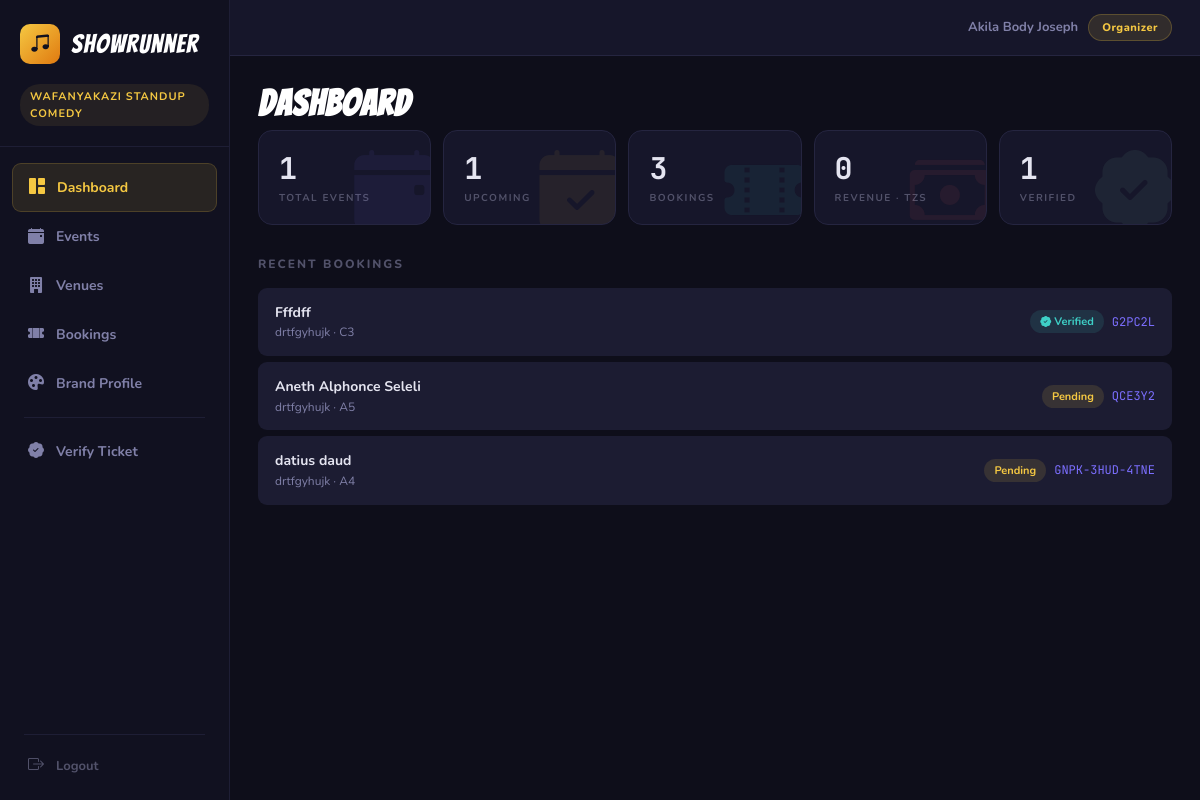
Before: /org/dashboard (signed in) with the older database file.
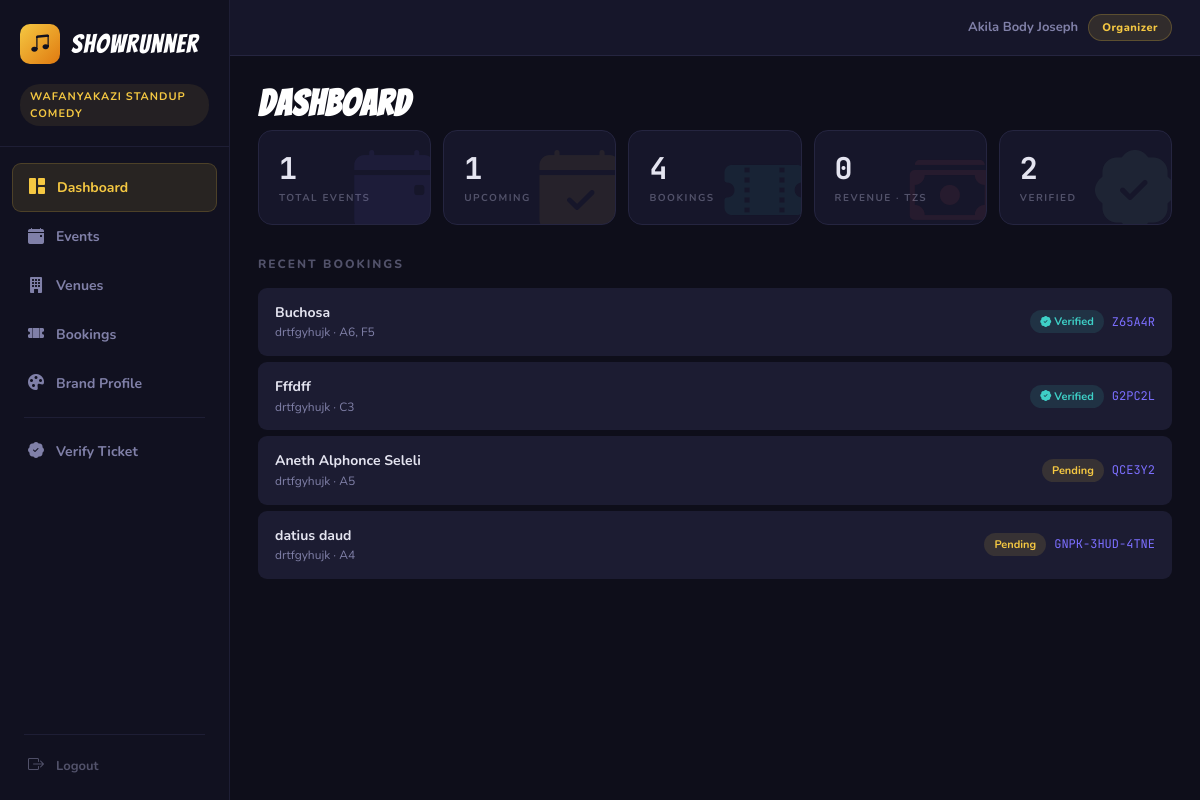
After: the same page with the newer database file.
### tables this page shows
CREATE TABLE bookings (
            id TEXT PRIMARY KEY,
            event_id TEXT NOT NULL,
            user_id TEXT,
            code TEXT NOT NULL UNIQUE,
            customer_name TEXT NOT NULL,
            customer_email TEXT,
            customer_phone TEXT NOT NULL,
            seats TEXT NOT NULL,
            total_amount REAL NOT NULL DEFAULT 0,
            status TEXT NOT NULL DEFAULT 'confirmed',
            verified INTEGER NOT NULL DEFAULT 0,
            verified_at TEXT,
            booked_at TEXT NOT NULL,
            FOREIGN KEY (event_id) REFERENCES events(id),
            FOREIGN KEY (user_id) REFERENCES users(id)
        );

CREATE TABLE events (
            id TEXT PRIMARY KEY,
            organizer_id TEXT NOT NULL,
            title TEXT NOT NULL,
            description TEXT,
            event_date TEXT NOT NULL,
            event_time TEXT NOT NULL,
            venue_id TEXT NOT NULL,
            price REAL NOT NULL DEFAULT 0,
            status TEXT NOT NULL DEFAULT 'active',
            created_at TEXT NOT NULL, cover_photo TEXT, payment_info TEXT,
            FOREIGN KEY (organizer_id) REFERENCES organizers(id),
            FOREIGN KEY (venue_id) REFERENCES venues(id)
        );

### app.py (the view)
@app.route("/org")
@app.route("/org/dashboard")
@require_organizer
def org_dashboard():
    org_id = session["organizer_id"]
    conn   = get_db()
    total_events   = conn.execute("SELECT COUNT(*) FROM events WHERE organizer_id=?", (org_id,)).fetchone()[0]
    upcoming       = conn.execute("SELECT COUNT(*) FROM events WHERE organizer_id=? AND event_date>=?", (org_id, date.today().isoformat())).fetchone()[0]
    total_bookings = conn.execute("SELECT COUNT(*) FROM bookings b JOIN events e ON b.event_id=e.id WHERE e.organizer_id=?", (org_id,)).fetchone()[0]
    verified       = conn.execute("SELECT COUNT(*) FROM bookings b JOIN events e ON b.event_id=e.id WHERE e.organizer_id=? AND b.verified=1", (org_id,)).fetchone()[0]
    revenue_rows   = conn.execute("SELECT b.total_amount FROM bookings b JOIN events e ON b.event_id=e.id WHERE e.organizer_id=?", (org_id,)).fetchall()
    total_revenue  = sum(r["total_amount"] for r in revenue_rows)
    recent_bookings = conn.execute("""
        SELECT b.*, e.title as event_title FROM bookings b
        JOIN events e ON b.event_id=e.id WHERE e.organizer_id=?
        ORDER BY b.booked_at DESC LIMIT 8
    """, (org_id,)).fetchall()
    conn.close()
    return render_template("dashboard.html", stats={
        "total_events": total_events, "upcoming": upcoming,
        "total_bookings": total_bookings, "verified": verified,
        "total_revenue": f"{total_revenue:,.0f}",
    }, recent_bookings=recent_bookings)

### app.py (called while the page is built)
def get_db():
    conn = sqlite3.connect(DATABASE)
    conn.row_factory = sqlite3.Row
    conn.execute("PRAGMA foreign_keys = ON")
    return conn

def require_organizer(f):
    @wraps(f)
    def decorated(*args, **kwargs):
        if not session.get("organizer_id"):
            flash("Please log in as an organizer.", "error")
            return redirect(url_for("org_login"))
        return f(*args, **kwargs)
    return decorated

@app.context_processor
def inject_session_info():
    organizer_id = session.get("organizer_id")
    user_id      = session.get("user_id")
    organizer    = None
    user         = None
    if organizer_id:
        conn = get_db()
        organizer = conn.execute("SELECT * FROM organizers WHERE id = ?", (organizer_id,)).fetchone()
        conn.close()
    if user_id:
        conn = get_db()
        user = conn.execute("SELECT * FROM users WHERE id = ?", (user_id,)).fetchone()
        conn.close()
    return {"current_organizer": organizer, "current_user": user}

### templates/dashboard.html (shortened to what this page needs)
{% extends "base.html" %}
{% block content %}
<h2 class="page-title">Dashboard</h2>
<div class="stats-grid">
    <div class="stat-card animate-in" style="animation-delay:0s;--sc:var(--accent-purple)">
        <i class="bi bi-calendar-event-fill stat-bg-icon"></i>
        <p class="stat-value">{{ stats.total_events }}</p>
        <p class="stat-label">Total Events</p>
    </div>
    <div class="stat-card animate-in" style="animation-delay:0.06s;--sc:var(--accent-gold)">
        <i class="bi bi-calendar-check-fill stat-bg-icon"></i>
        <p class="stat-value">{{ stats.upcoming }}</p>
        <p class="stat-label">Upcoming</p>
    </div>
    <div class="stat-card animate-in" style="animation-delay:0.12s;--sc:var(--accent-teal)">
        <i class="bi bi-ticket-perforated-fill stat-bg-icon"></i>
        <p class="stat-value">{{ stats.total_bookings }}</p>
        <p class="stat-label">Bookings</p>
    </div>
    <div class="stat-card animate-in" style="animation-delay:0.18s;--sc:var(--accent-red)">
        <i class="bi bi-cash-stack stat-bg-icon"></i>
        <p class="stat-value">{{ "{:,.0f}".format(stats.total_revenue|float) }}</p>
        <p class="stat-label">Revenue · TZS</p>
    </div>
    <div class="stat-card animate-in" style="animation-delay:0.24s;--sc:var(--accent-green)">
        <i class="bi bi-patch-check-fill stat-bg-icon"></i>
        <p class="stat-value">{{ stats.verified }}</p>
        <p class="stat-label">Verified</p>
    </div>
</div>
<h3 class="section-title">Recent Bookings</h3>
{% if recent_bookings %}
<div>
    {% for b in recent_bookings %}
    <a href="{{ url_for('view_ticket', booking_id=b.id) }}" class="booking-row booking-row-clickable">
        <div>
            <p class="booking-name">{{ b.customer_name }}</p>
            <p class="booking-detail">{{ b.event_title or '—' }} · {{ b.seats }}</p>
        </div>
        <div style="display:flex;align-items:center;gap:8px">
            <span class="badge {% if b.verified %}badge-verified{% else %}badge-pending{% endif %}">
                {% if b.verified %}<i class="bi bi-patch-check-fill"></i> Verified{% else %}Pending{% endif %}
            </span>
            <span class="booking-code">{{ b.code }}</span>
        </div>
    </a>
    {% endfor %}
</div>
{% else %}
<div class="empty-state">
    No bookings yet. <a href="{{ url_for('org_create_event') }}" style="color:var(--accent-gold)">Create an event</a> and start selling!
</div>
{% endif %}
{% endblock %}

Changed rows visible on the page:
added bookings: customer_name "Buchosa", title "drtfgyhujk", seats "A6, F5", verified 1 (drawn), code "Z65A4R"
Other visible differences:
{{ stats.total_bookings }}: "3" → "4"
{{ stats.verified }}: "1" → "2"
